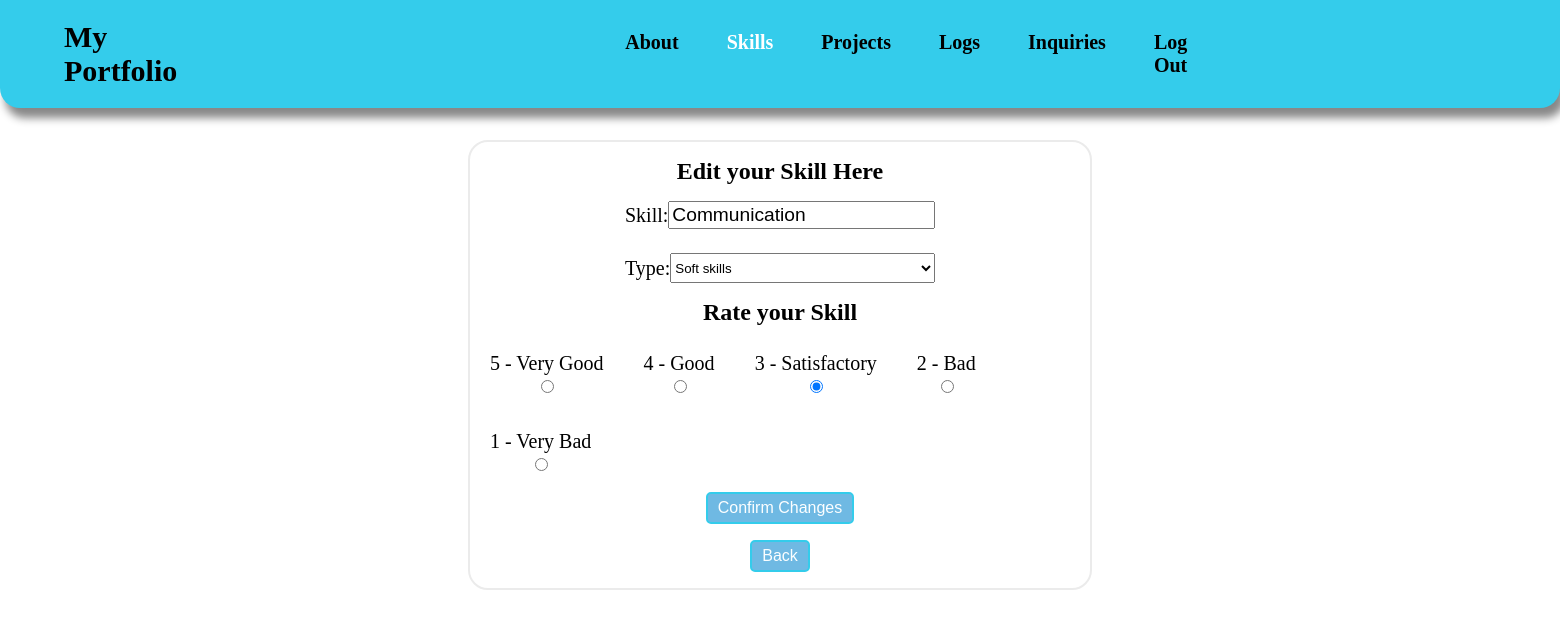
The page /admin/skills/edit_skills.php?edit=152 (signed in) on the database its author committed.
### tables this page shows
CREATE TABLE `skills` (
  `id` int(11) NOT NULL,
  `name` varchar(100) NOT NULL,
  `type` varchar(100) NOT NULL,
  `rate` varchar(100) NOT NULL,
  `user_id` int(100) NOT NULL
);

### admin/skills/backend_edit_skills.php (called while the page is built, shortened)
<?php
    if (isset($_GET['edit'])) {
        $edit_id = $_GET['edit'];
        $sql = "SELECT * FROM skills WHERE id = $edit_id";
        $result = mysqli_query($conn,$sql);
        if (mysqli_num_rows($result) == 1) {
            $get = mysqli_fetch_assoc($result);
            $name = $get['name'];
            $type = $get['type'];
            $rate = $get['rate'];
        }
    }
?>

### admin/skills/edit_skills.php (the view, shortened to what this page needs)
<!DOCTYPE html>
<html lang="en">
<head>
    <link rel="stylesheet" href="/my_portfolio/css/edit_skills.css">
</head>
<body>
<?php
    require_once($_SERVER['DOCUMENT_ROOT']. "/my_portfolio/php/config.php");
    include('backend_edit_skills.php');
?>
    <div class="header">
        <div class="header_container">
            <div class="nav_bar">
                <h1 class="header_title"> <a href="/my_portfolio/php/dashboard.php"> My Portfolio </a> </h1>
                <nav class="header_text">
                    <ul>
                        <li id="about"> <a href="../about/about.php"> About </a> </li>
                        <li id="skills"> <a href="../skills/skills.php"> Skills </a> </li>
                        <li id="projects"> <a href="../projects/projects.php"> Projects </a> </li>
                        <li id="logs"> <a href="/my_portfolio/php/logs.php"> Logs </a> </li>
                        <li id="inquiries"> <a href="/my_portfolio/php/inquiries.php"> Inquiries </a> </li>
                        <li> <a href="/my_portfolio/php/logout.php" onclick="return confirm('Are you sure you want to Log Out?')"> Log Out </a> </li>
                    </ul>
                </nav>
            </div>
        </div>
    </div>
    <form method="POST" class="skill_form">
        <div class="skill_section">
            <div class="skill_form"> Edit your Skill Here </div>
                <div class="skill_container">
                    <div class="skill_name">
                        <label for="name"> Skill: </label>
                        <input type="text" id="skill_name" name="skill_name" value="<?php echo htmlspecialchars($name); ?>">
                    </div>
                     <div class="type">
                        <label for="type"> Type: </label>
                        <select id="type" name="type" required>
                            <option value="Soft" <?php if ($type == 'Soft') echo 'selected'; ?>> Soft skills </option>
                        </select>
                    </div>
                </div>
                <div class="rate_table_section">
                    <div class="rate_table_container">
                        <div class="rate_table"> Rate your Skill </div>
                            <label for="rate"> 5 - Very Good <br />
                                <input type="radio" id="very_good" name="rate" value="Very Good" <?php echo ($rate == "Very Good") ? "checked" : ""; ?>>
                            </label>
                            <label for="rate"> 4 - Good<br />
                                <input type="radio" id="good" name="rate" value="Good" <?php echo ($rate == "Good") ? "checked" : ""; ?>>
                            </label>
                            <label for="rate"> 3 - Satisfactory <br />
                                <input type="radio" id="satisfactory" name="rate" value="Satisfactory" <?php echo ($rate == "Satisfactory") ? "checked" : ""; ?>>
                            </label>
                            <label for="rate"> 2 - Bad <br />
                                <input type="radio" id="bad" name="rate" value="Bad" <?php echo ($rate == "Bad") ? "checked" : ""; ?>>
                            </label>
                            <label for="rate"> 1 - Very Bad <br />
                                <input type="radio" id="very_bad" name="rate" value="Very Bad" <?php echo ($rate == "Very Bad") ? "checked" : ""; ?>>
                            </label>
                    </div>
                </div>
                <div class="edit_button">
                    <button type="submit"> Confirm Changes </button>
                </div>
    </form>
        <div class="back_button">
            <button onclick="location.href='../skills/skills.php'" type="button"> Back </button>
        </div>
</body>
</html>

### css/edit_skills.css (style rules this page uses)
body { min-height: 100vh; width: 100%; margin: 0; padding: 0; box-sizing: border-box; overflow-x: hidden; }
h1 a { display: inline-flex; text-decoration: none; color: black; }
.header { background-color: #34cceb; border-radius: 0px 0px 20px 20px; box-shadow: 5px 10px 8px #888888; }
.header_container { display: inline-block; width: 100% }
.nav_bar { display: inline-flex; align-items: center; gap: 28rem; }
.header_text { font-weight: 700; font-size: 20px; padding: 0; }
.header_text li { list-style: none; display: flex; }
ul { gap: 3rem; display: inline-flex; padding: 0; }
.header_text li a { text-decoration: none; color: black; }
.header_title { font-size: 30px; display: flex; justify-content: flex-start; padding: 0 0 0 4rem; }
li#skills a { color: white; }
.skill_section { display: flex; flex-direction: column; justify-content: center; align-items: center; margin: 2rem 30%; height: 60%; border: 2px solid #ebebeb; border-radius: 20px; background-color: #fff; }
.skill_container { margin: 1rem 0; width: 50%; display: flex; flex-direction: column; gap: 1.5rem; }
.skill_form { margin-top: 1rem; font-size: 1.5rem; font-weight: 700; }
.skill_name, .type { display:flex; justify-content: space-between; align-items:center; }
.skill_name input[type="text"] { font-size: 1.2rem; width: 84%; }
label[for="name"] { font-size: 20px; font-weight: 500; }
label[for="type"] { font-size: 20px; font-weight: 500; }
label[for="rate"] { float: left; padding: 1rem 1em; text-align: center; font-size: 20px; font-weight: 500; }
.type select { height: 30px; width: 86%; }
.rate_table { display:flex; justify-content:center; margin-bottom: 10px; }
button { margin-bottom: 1rem; font-size: 1rem; font-weight: 500; border: 2px solid #34cceb; border-radius: 5px; padding: 5px 10px; background-color: #6fb9e3; color: #fcfeff; }

### rows shown on the page
skills: skill_name "Communication", type "Soft skills", rate "☑"
